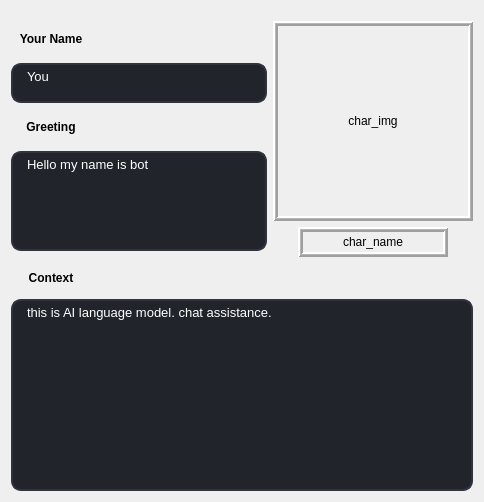
                     <widget class="QWidget" name="Character_page">
                      <layout class="QVBoxLayout" name="verticalLayout_20">
                       <item>
                        <spacer name="verticalSpacer">
                         <property name="orientation">
                          <enum>Qt::Vertical</enum>
                         </property>
                         <property name="sizeType">
                          <enum>QSizePolicy::Maximum</enum>
                         </property>
                         <property name="sizeHint" stdset="0">
                          <size>
                           <width>20</width>
                           <height>10</height>
                          </size>
                         </property>
                        </spacer>
                       </item>
                       <item>
                        <layout class="QHBoxLayout" name="horizontalLayout_char_info_top">
                         <item>
                          <layout class="QVBoxLayout" name="verticalLayout_char_info_1">
                           <item>
                            <widget class="QLabel" name="label_your_name">
                             <property name="sizePolicy">
                              <sizepolicy hsizetype="Maximum" vsizetype="Maximum">
                               <horstretch>0</horstretch>
                               <verstretch>0</verstretch>
                              </sizepolicy>
                             </property>
                             <property name="minimumSize">
                              <size>
                               <width>80</width>
                               <height>30</height>
                              </size>
                             </property>
                             <property name="text">
                              <string>&lt;html&gt;&lt;head/&gt;&lt;body&gt;&lt;p&gt;&lt;span style=&quot; font-weight:700;&quot;&gt;Your Name&lt;/span&gt;&lt;/p&gt;&lt;/body&gt;&lt;/html&gt;</string>
                             </property>
                             <property name="alignment">
                              <set>Qt::AlignCenter</set>
                             </property>
                            </widget>
                           </item>
                           <item>
                            <widget class="QTextEdit" name="textEdit_yourname">
                             <property name="sizePolicy">
                              <sizepolicy hsizetype="MinimumExpanding" vsizetype="Maximum">
                               <horstretch>0</horstretch>
                               <verstretch>0</verstretch>
                              </sizepolicy>
                             </property>
                             <property name="minimumSize">
                              <size>
                               <width>0</width>
                               <height>0</height>
                              </size>
                             </property>
                             <property name="maximumSize">
                              <size>
                               <width>16777215</width>
                               <height>40</height>
                              </size>
                             </property>
                             <property name="styleSheet">
                              <string notr="true">QTextEdit {
	border: 2px solid rgb(48, 50, 62);
	border-radius: 10px;
	color: #FFF;
	padding-left: 10px;
	padding-right: 10px;
	background-color:rgb(34,36,44)
}
QTextEdit:hover {
	border: 2px solid rgb(66, 70, 86);
}
QTextEdit:focus {
	border: 2px solid rgb(85, 170, 255);
	background-color: rgb(43, 45, 56);
}</string>
                             </property>
                             <property name="html">
                              <string>&lt;!DOCTYPE HTML PUBLIC &quot;-//W3C//DTD HTML 4.0//EN&quot; &quot;http://www.w3.org/TR/REC-html40/strict.dtd&quot;&gt;
&lt;html&gt;&lt;head&gt;&lt;meta name=&quot;qrichtext&quot; content=&quot;1&quot; /&gt;&lt;meta charset=&quot;utf-8&quot; /&gt;&lt;style type=&quot;text/css&quot;&gt;
p, li { white-space: pre-wrap; }
hr { height: 1px; border-width: 0; }
li.unchecked::marker { content: &quot;\2610&quot;; }
li.checked::marker { content: &quot;\2612&quot;; }
&lt;/style&gt;&lt;/head&gt;&lt;body style=&quot; font-family:'Segoe UI'; font-size:10pt; font-weight:400; font-style:normal;&quot;&gt;
&lt;p style=&quot; margin-top:0px; margin-bottom:0px; margin-left:0px; margin-right:0px; -qt-block-indent:0; text-indent:0px;&quot;&gt;You&lt;/p&gt;&lt;/body&gt;&lt;/html&gt;</string>
                             </property>
                            </widget>
                           </item>
                           <item>
                            <widget class="QLabel" name="label_greeting">
                             <property name="sizePolicy">
                              <sizepolicy hsizetype="Maximum" vsizetype="Maximum">
                               <horstretch>0</horstretch>
                               <verstretch>0</verstretch>
                              </sizepolicy>
                             </property>
                             <property name="minimumSize">
                              <size>
                               <width>80</width>
                               <height>30</height>
                              </size>
                             </property>
                             <property name="text">
                              <string>&lt;html&gt;&lt;head/&gt;&lt;body&gt;&lt;p&gt;&lt;span style=&quot; font-weight:700;&quot;&gt;Greeting&lt;/span&gt;&lt;/p&gt;&lt;/body&gt;&lt;/html&gt;</string>
                             </property>
                             <property name="alignment">
                              <set>Qt::AlignCenter</set>
                             </property>
                            </widget>
                           </item>
                           <item>
                            <widget class="QTextEdit" name="textEdit_greeting">
                             <property name="sizePolicy">
                              <sizepolicy hsizetype="MinimumExpanding" vsizetype="Maximum">
                               <horstretch>0</horstretch>
                               <verstretch>0</verstretch>
                              </sizepolicy>
                             </property>
                             <property name="minimumSize">
                              <size>
                               <width>0</width>
                               <height>0</height>
                              </size>
                             </property>
                             <property name="maximumSize">
                              <size>
                               <width>16777215</width>
                               <height>100</height>
                              </size>
                             </property>
                             <property name="styleSheet">
                              <string notr="true">QTextEdit {
	border: 2px solid rgb(48, 50, 62);
	border-radius: 10px;
	color: #FFF;
	padding-left: 10px;
	padding-right: 10px;
	background-color:rgb(34,36,44)
}
QTextEdit:hover {
	border: 2px solid rgb(66, 70, 86);
}</string>
                             </property>
                             <property name="readOnly">
                              <bool>true</bool>
                             </property>
                             <property name="html">
                              <string>&lt;!DOCTYPE HTML PUBLIC &quot;-//W3C//DTD HTML 4.0//EN&quot; &quot;http://www.w3.org/TR/REC-html40/strict.dtd&quot;&gt;
&lt;html&gt;&lt;head&gt;&lt;meta name=&quot;qrichtext&quot; content=&quot;1&quot; /&gt;&lt;meta charset=&quot;utf-8&quot; /&gt;&lt;style type=&quot;text/css&quot;&gt;
p, li { white-space: pre-wrap; }
hr { height: 1px; border-width: 0; }
li.unchecked::marker { content: &quot;\2610&quot;; }
li.checked::marker { content: &quot;\2612&quot;; }
&lt;/style&gt;&lt;/head&gt;&lt;body style=&quot; font-family:'Segoe UI'; font-size:10pt; font-weight:400; font-style:normal;&quot;&gt;
&lt;p style=&quot; margin-top:0px; margin-bottom:0px; margin-left:0px; margin-right:0px; -qt-block-indent:0; text-indent:0px;&quot;&gt;Hello my name is bot&lt;/p&gt;&lt;/body&gt;&lt;/html&gt;</string>
                             </property>
                            </widget>
                           </item>
                          </layout>
                         </item>
                         <item>
                          <layout class="QVBoxLayout" name="verticalLayout_char_profile">
                           <item alignment="Qt::AlignHCenter">
                            <widget class="QLabel" name="label_char_img">
                             <property name="sizePolicy">
                              <sizepolicy hsizetype="Maximum" vsizetype="Maximum">
                               <horstretch>0</horstretch>
                               <verstretch>0</verstretch>
                              </sizepolicy>
                             </property>
                             <property name="minimumSize">
                              <size>
                               <width>200</width>
                               <height>200</height>
                              </size>
                             </property>
                             <property name="layoutDirection">
                              <enum>Qt::LeftToRight</enum>
                             </property>
                             <property name="frameShape">
                              <enum>QFrame::Box</enum>
                             </property>
                             <property name="frameShadow">
                              <enum>QFrame::Raised</enum>
                             </property>
                             <property name="lineWidth">
                              <number>2</number>
                             </property>
                             <property name="midLineWidth">
                              <number>1</number>
                             </property>
                             <property name="text">
                              <string>char_img</string>
                             </property>
                             <property name="alignment">
                              <set>Qt::AlignCenter</set>
                             </property>
                            </widget>
                           </item>
                           <item alignment="Qt::AlignHCenter">
                            <widget class="QLabel" name="label_char_name">
                             <property name="sizePolicy">
                              <sizepolicy hsizetype="Maximum" vsizetype="Maximum">
                               <horstretch>0</horstretch>
                               <verstretch>0</verstretch>
                              </sizepolicy>
                             </property>
                             <property name="minimumSize">
                              <size>
                               <width>150</width>
                               <height>30</height>
                              </size>
                             </property>
                             <property name="maximumSize">
                              <size>
                               <width>16777215</width>
                               <height>16777215</height>
                              </size>
                             </property>
                             <property name="layoutDirection">
                              <enum>Qt::LeftToRight</enum>
                             </property>
                             <property name="frameShape">
                              <enum>QFrame::Box</enum>
                             </property>
                             <property name="frameShadow">
                              <enum>QFrame::Raised</enum>
                             </property>
                             <property name="lineWidth">
                              <number>2</number>
                             </property>
                             <property name="midLineWidth">
                              <number>1</number>
                             </property>
                             <property name="text">
                              <string>char_name</string>
                             </property>
                             <property name="alignment">
                              <set>Qt::AlignCenter</set>
                             </property>
                            </widget>
                           </item>
                          </layout>
                         </item>
                        </layout>
                       </item>
                       <item>
                        <layout class="QVBoxLayout" name="verticalLayout_char_info_2" stretch="0,2">
                         <item>
                          <widget class="QLabel" name="label_context">
                           <property name="sizePolicy">
                            <sizepolicy hsizetype="Maximum" vsizetype="Maximum">
                             <horstretch>0</horstretch>
                             <verstretch>0</verstretch>
                            </sizepolicy>
                           </property>
                           <property name="minimumSize">
                            <size>
                             <width>80</width>
                             <height>30</height>
                            </size>
                           </property>
                           <property name="text">
                            <string>&lt;html&gt;&lt;head/&gt;&lt;body&gt;&lt;p&gt;&lt;span style=&quot; font-weight:700;&quot;&gt;Context&lt;/span&gt;&lt;/p&gt;&lt;/body&gt;&lt;/html&gt;</string>
                           </property>
                           <property name="alignment">
                            <set>Qt::AlignCenter</set>
                           </property>
                          </widget>
                         </item>
                         <item>
                          <widget class="QTextEdit" name="textEdit_context">
                           <property name="sizePolicy">
                            <sizepolicy hsizetype="Expanding" vsizetype="Maximum">
                             <horstretch>0</horstretch>
                             <verstretch>0</verstretch>
                            </sizepolicy>
                           </property>
                           <property name="minimumSize">
                            <size>
                             <width>0</width>
                             <height>0</height>
                            </size>
                           </property>
                           <property name="maximumSize">
                            <size>
                             <width>16777215</width>
                             <height>600</height>
                            </size>
                           </property>
                           <property name="styleSheet">
                            <string notr="true">QTextEdit {
	border: 2px solid rgb(48, 50, 62);
	border-radius: 10px;
	color: #FFF;
	padding-left: 10px;
	padding-right: 10px;
	background-color:rgb(34,36,44)
}
QTextEdit:hover {
	border: 2px solid rgb(66, 70, 86);
}</string>
                           </property>
                           <property name="readOnly">
                            <bool>true</bool>
                           </property>
                           <property name="html">
                            <string>&lt;!DOCTYPE HTML PUBLIC &quot;-//W3C//DTD HTML 4.0//EN&quot; &quot;http://www.w3.org/TR/REC-html40/strict.dtd&quot;&gt;
&lt;html&gt;&lt;head&gt;&lt;meta name=&quot;qrichtext&quot; content=&quot;1&quot; /&gt;&lt;meta charset=&quot;utf-8&quot; /&gt;&lt;style type=&quot;text/css&quot;&gt;
p, li { white-space: pre-wrap; }
hr { height: 1px; border-width: 0; }
li.unchecked::marker { content: &quot;\2610&quot;; }
li.checked::marker { content: &quot;\2612&quot;; }
&lt;/style&gt;&lt;/head&gt;&lt;body style=&quot; font-family:'Segoe UI'; font-size:10pt; font-weight:400; font-style:normal;&quot;&gt;
&lt;p style=&quot; margin-top:0px; margin-bottom:0px; margin-left:0px; margin-right:0px; -qt-block-indent:0; text-indent:0px;&quot;&gt;this is AI language model. chat assistance.&lt;/p&gt;&lt;/body&gt;&lt;/html&gt;</string>
                           </property>
                          </widget>
                         </item>
                        </layout>
                       </item>
                      </layout>
                     </widget>
